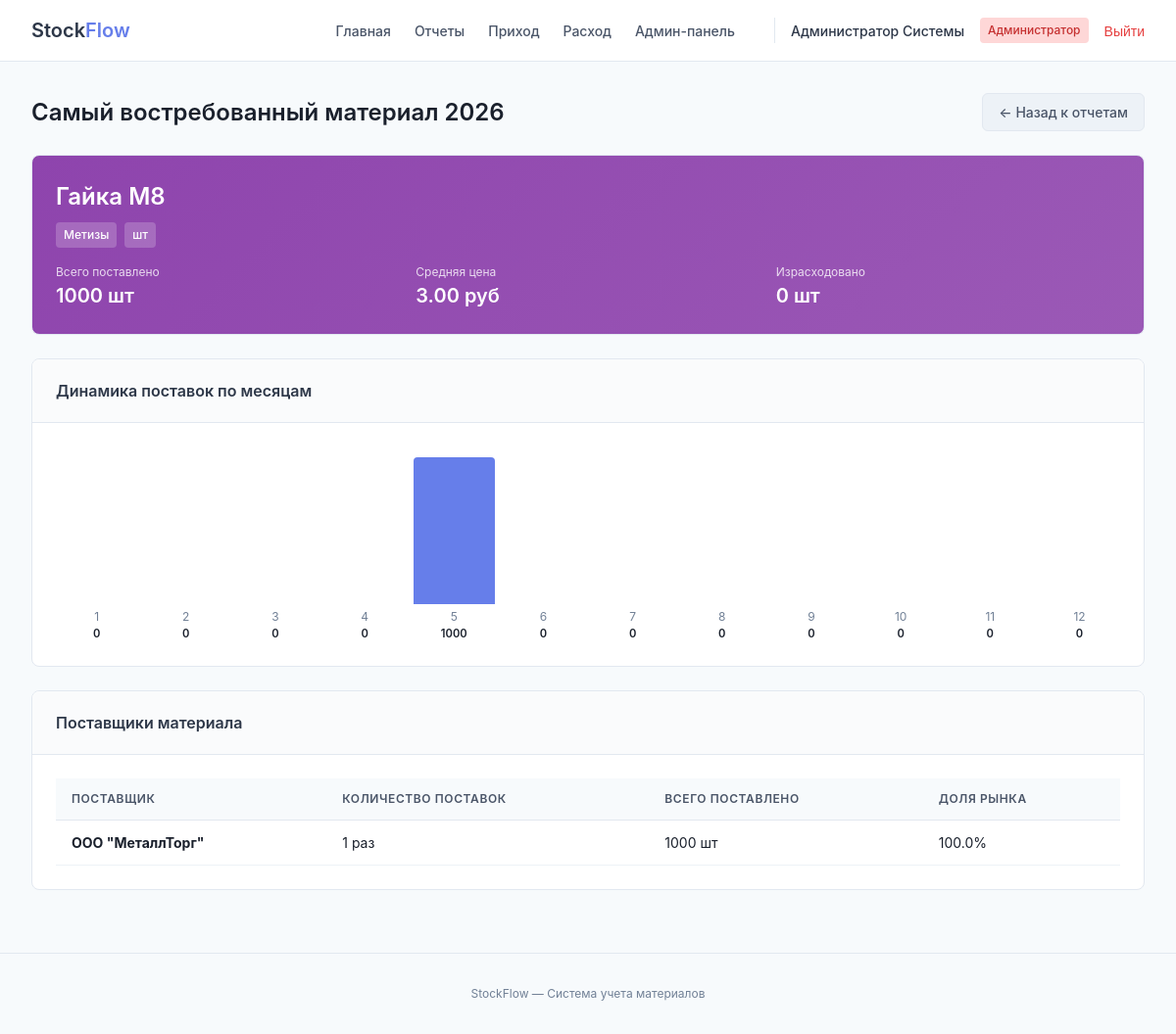
/task3 (signed in), run on the app's committed database.
### tables this page shows
CREATE TABLE materials (
    id INTEGER PRIMARY KEY AUTOINCREMENT,
    name TEXT NOT NULL,
    article TEXT,
    barcode TEXT,
    category_id INTEGER,
    unit_id INTEGER,
    description TEXT,
    min_quantity REAL DEFAULT 0,
    max_quantity REAL DEFAULT 0,
    current_quantity REAL DEFAULT 0,
    reserved_quantity REAL DEFAULT 0,
    price_per_unit REAL DEFAULT 0,
    last_price REAL DEFAULT 0,
    location_id INTEGER,
    weight REAL,
    weight_unit TEXT DEFAULT 'кг',
    is_active INTEGER DEFAULT 1,
    created_by INTEGER,
    created_at TEXT,
    updated_at TEXT,
    FOREIGN KEY (category_id) REFERENCES categories(id),
    FOREIGN KEY (unit_id) REFERENCES units(id),
    FOREIGN KEY (location_id) REFERENCES locations(id),
    FOREIGN KEY (created_by) REFERENCES users(id)
);

CREATE TABLE suppliers (
    id INTEGER PRIMARY KEY AUTOINCREMENT,
    name TEXT NOT NULL,
    full_name TEXT,
    short_name TEXT UNIQUE,
    inn TEXT UNIQUE,
    kpp TEXT,
    ogrn TEXT,
    legal_address TEXT,
    actual_address TEXT,
    phone TEXT,
    fax TEXT,
    email TEXT,
    website TEXT,
    contact_person TEXT,
    contact_phone TEXT,
    contact_email TEXT,
    rating INTEGER DEFAULT 3,
    work_start_date TEXT,
    payment_delay_days INTEGER DEFAULT 0,
    tax_system TEXT,
    is_active INTEGER DEFAULT 1,
    created_at TEXT,
    updated_at TEXT,
    comment TEXT
);

### app.py (the view)
@app.route('/task3')
@login_required
def task3():
    try:
        current_year = datetime.datetime.now().strftime("%Y")
        query = '''
        SELECT m.id, m.name AS material_name, IFNULL(c.name, 'Без категории') AS category,
               u.short_name AS unit,
               SUM(IFNULL(t.quantity, 0)) AS total_quantity,
               COUNT(t.id) AS delivery_count,
               AVG(IFNULL(t.price_per_unit, 0)) AS avg_price,
               SUM(IFNULL(t.quantity, 0) * IFNULL(t.price_per_unit, 0)) AS total_cost,
               (SELECT SUM(IFNULL(t2.quantity, 0)) FROM transactions t2
                WHERE t2.material_id = m.id AND t2.type = 'expense' AND strftime('%Y', t2.date) = ?) AS used_quantity
        FROM transactions t
        JOIN materials m ON t.material_id = m.id
        JOIN units u ON m.unit_id = u.id
        LEFT JOIN categories c ON m.category_id = c.id
        WHERE t.type = 'receipt' AND strftime('%Y', t.date) = ?
        GROUP BY m.id HAVING total_quantity > 0
        ORDER BY total_quantity DESC LIMIT 1
        '''
        top_material = query_db(query, [current_year, current_year], one=True)
        if not top_material:
            return render_template('task3.html', material=None, monthly_data=[], suppliers=[],
                                   current_year=current_year, error="В этом году еще не было поставок")
        top_material_dict = dict(top_material)
        for key in ['total_quantity', 'avg_price', 'total_cost', 'used_quantity']:
            if top_material_dict[key] is None:
                top_material_dict[key] = 0
        monthly_query = '''
        SELECT strftime('%m', date) as month, SUM(IFNULL(quantity, 0)) as monthly_quantity
        FROM transactions
        WHERE material_id = ? AND type = 'receipt' AND strftime('%Y', date) = ?
        GROUP BY strftime('%m', date) ORDER BY month
        '''
        monthly_data = query_db(monthly_query, [top_material_dict['id'], current_year])
        monthly_data_clean = []
        for item in monthly_data:
            item_dict = dict(item)
            if item_dict['monthly_quantity'] is None:
                item_dict['monthly_quantity'] = 0
            monthly_data_clean.append(item_dict)
        suppliers_query = '''
        SELECT s.name, COUNT(t.id) as deliveries, SUM(IFNULL(t.quantity, 0)) as total
        FROM transactions t
        JOIN suppliers s ON t.supplier_id = s.id
        WHERE t.material_id = ? AND t.type = 'receipt' AND strftime('%Y', t.date) = ?
        GROUP BY s.id ORDER BY total DESC
        '''
        suppliers = query_db(suppliers_query, [top_material_dict['id'], current_year])
        suppliers_clean = []
        for s in suppliers:
            s_dict = dict(s)
            if s_dict['total'] is None:
                s_dict['total'] = 0
            suppliers_clean.append(s_dict)
        return render_template('task3.html', material=top_material_dict, monthly_data=monthly_data_clean,
                               suppliers=suppliers_clean, current_year=current_year, error=None)
    except Exception as e:
        flash(f'Ошибка: {str(e)}', 'error')
        return redirect(url_for('reports'))

### app.py (called while the page is built)
def get_db():
    db = getattr(g, '_database', None)
    if db is None:
        if not os.path.exists(DATABASE):
            return None
        db = g._database = sqlite3.connect(DATABASE)
        db.row_factory = sqlite3.Row
    return db

@app.teardown_appcontext
def close_connection(exception):
    db = getattr(g, '_database', None)
    if db is not None:
        db.close()

def query_db(query, args=(), one=False):
    db = get_db()
    if db is None:
        return [] if not one else None
    cur = db.execute(query, args)
    rv = cur.fetchall()
    cur.close()
    return (rv[0] if rv else None) if one else rv

def login_required(f):
    @wraps(f)
    def decorated_function(*args, **kwargs):
        if 'user_id' not in session:
            flash('Пожалуйста, войдите в систему', 'error')
            return redirect(url_for('login'))
        return f(*args, **kwargs)
    return decorated_function

### templates/task3.html (shortened to what this page needs)
{% extends "base.html" %}
{% block content %}
<div>
    <div class="flex" style="margin-bottom: 1.5rem;">
        <h1 style="font-size: 1.5rem; font-weight: 600;">Самый востребованный материал {{ current_year }}</h1>
        <a href="{{ url_for('reports') }}" class="btn btn-secondary">← Назад к отчетам</a>
    </div>
    {% if error %}
    <div class="card">
        <div class="card-body text-center">
            <p style="color: #718096;">{{ error }}</p>
            <a href="{{ url_for('add_receipt') }}" class="btn btn-primary" style="margin-top: 1rem;">Добавить приход</a>
        </div>
    </div>
    {% elif material %}
    <div class="card" style="margin-bottom: 1.5rem; background: linear-gradient(135deg, #8e44ad 0%, #9b59b6 100%); color: white;">
        <div class="card-body">
            <h2 style="font-size: 1.5rem; font-weight: 600; margin-bottom: 0.5rem;">{{ material.material_name }}</h2>
            <div style="display: flex; gap: 0.5rem; margin-bottom: 1rem;">
                <span class="badge" style="background: rgba(255,255,255,0.2);">{{ material.category }}</span>
                <span class="badge" style="background: rgba(255,255,255,0.2);">{{ material.unit }}</span>
            </div>
            <div style="display: grid; grid-template-columns: repeat(3, 1fr); gap: 1rem;">
                <div>
                    <div style="font-size: 0.75rem; opacity: 0.8;">Всего поставлено</div>
                    <div style="font-size: 1.25rem; font-weight: 600;">{{ "%.0f"|format(material.total_quantity) }} {{ material.unit }}</div>
                </div>
                <div>
                    <div style="font-size: 0.75rem; opacity: 0.8;">Средняя цена</div>
                    <div style="font-size: 1.25rem; font-weight: 600;">{{ "%.2f"|format(material.avg_price) }} руб</div>
                </div>
                <div>
                    <div style="font-size: 0.75rem; opacity: 0.8;">Израсходовано</div>
                    <div style="font-size: 1.25rem; font-weight: 600;">{{ "%.0f"|format(material.used_quantity) }} {{ material.unit }}</div>
                </div>
            </div>
        </div>
    </div>
    {% if monthly_data %}
    <div class="card" style="margin-bottom: 1.5rem;">
        <div class="card-header">
            <h2 class="card-title">Динамика поставок по месяцам</h2>
        </div>
        <div class="card-body">
            <div style="display: flex; align-items: flex-end; gap: 0.5rem; height: 200px;">
                {% set max_month = monthly_data|map(attribute='monthly_quantity')|max %}
                {% set max_month = max_month if max_month > 0 else 1 %}
                {% for month_num in range(1, 13) %}
                    {% set month_str = '%02d'|format(month_num) %}
                    {% set month_data = monthly_data|selectattr('month', 'equalto', month_str)|first %}
                    {% set quantity = month_data.monthly_quantity if month_data else 0 %}
                    {% set height = (quantity / max_month * 150) if max_month > 0 else 0 %}
                    <div style="flex: 1; text-align: center;">
                        <div style="height: {{ height }}px; background: #667eea; border-radius: 4px 4px 0 0; margin-bottom: 0.25rem; transition: height 0.3s;"></div>
                        <div style="font-size: 0.75rem; color: #718096;">{{ month_num }}</div>
                        <div style="font-size: 0.7rem; font-weight: 600;">{{ "%.0f"|format(quantity) }}</div>
                    </div>
                {% endfor %}
            </div>
        </div>
    </div>
    {% endif %}
    {% if suppliers %}
    <div class="card">
        <div class="card-header">
            <h2 class="card-title">Поставщики материала</h2>
        </div>
        <div class="card-body">
            <div class="table-wrapper">
                <table class="table">
                    <thead>
                        <tr>
                            <th>Поставщик</th>
                            <th>Количество поставок</th>
                            <th>Всего поставлено</th>
                            <th>Доля рынка</th>
                        </tr>
                    </thead>
                    <tbody>
                        {% for s in suppliers %}
                        <tr>
                            <td><strong>{{ s.name }}</strong></td>
                            <td>{{ s.deliveries }} раз</td>
                            <td>{{ "%.0f"|format(s.total) }} {{ material.unit }}</td>
                            <td>
                                {% if material.total_quantity > 0 %}
                                    {{ "%.1f"|format(s.total / material.total_quantity * 100) }}%
                                {% else %}
                                    0%
                                {% endif %}
                            </td>
                        </tr>
                        {% endfor %}
                    </tbody>
                </table>
            </div>
        </div>
    </div>
    {% endif %}
    {% endif %}
</div>
{% endblock %}

### templates/base.html (style rules this page uses)
* { margin: 0; padding: 0; box-sizing: border-box; }
body { font-family: -apple-system, BlinkMacSystemFont, 'Segoe UI', Roboto, 'Helvetica Neue', sans-serif; background: #f7fafc; color: #1a202c; line-height: 1.5; }
.card { background: white; border-radius: 0.5rem; border: 1px solid #e2e8f0; overflow: hidden; margin-bottom: 1.5rem; }
.card-header { padding: 1.25rem 1.5rem; border-bottom: 1px solid #e2e8f0; background: #fafbfc; }
.card-title { font-size: 1rem; font-weight: 600; color: #2d3748; }
.card-body { padding: 1.5rem; }
.btn { display: inline-flex; align-items: center; gap: 0.5rem; padding: 0.5rem 1rem; font-weight: 500; font-size: 0.875rem; border-radius: 0.375rem; text-decoration: none; cursor: pointer; transition: all 0.2s; border: none; }
.btn-secondary { background: #edf2f7; color: #4a5568; border: 1px solid #e2e8f0; }
.table-wrapper { overflow-x: auto; }
.table { width: 100%; border-collapse: collapse; }
.table th { text-align: left; padding: 0.75rem 1rem; background: #f7fafc; font-weight: 600; font-size: 0.75rem; text-transform: uppercase; letter-spacing: 0.05em; color: #4a5568; border-bottom: 1px solid #e2e8f0; }
.table td { padding: 0.75rem 1rem; border-bottom: 1px solid #edf2f7; font-size: 0.875rem; }
.flex { display: flex; gap: 1rem; justify-content: space-between; align-items: center; flex-wrap: wrap; }
.badge { display: inline-block; padding: 0.25rem 0.5rem; border-radius: 0.25rem; font-size: 0.75rem; font-weight: 500; }

### data on the page
materials: material_name "Гайка М8"
suppliers: name "ООО \"МеталлТорг\"", deliveries "1", total "1000", unit "шт", total "100.0"

### other printed values
{{ session.full_name or session.username }} "Администратор Системы"
{{ material.category }} "Метизы"
{{ material.unit }} "шт"
{{ "%.0f"|format(material.total_quantity) }} "1000"
{{ "%.2f"|format(material.avg_price) }} "3.00"
{{ "%.0f"|format(material.used_quantity) }} "0"
{{ month_num }} "1" "2" "3" "4" "5" "6" "7" "8" "9" "10" "11" "12"
{{ "%.0f"|format(quantity) }} "0" "0" "0" "0" "1000" "0" "0" "0" "0" "0" "0" "0"
